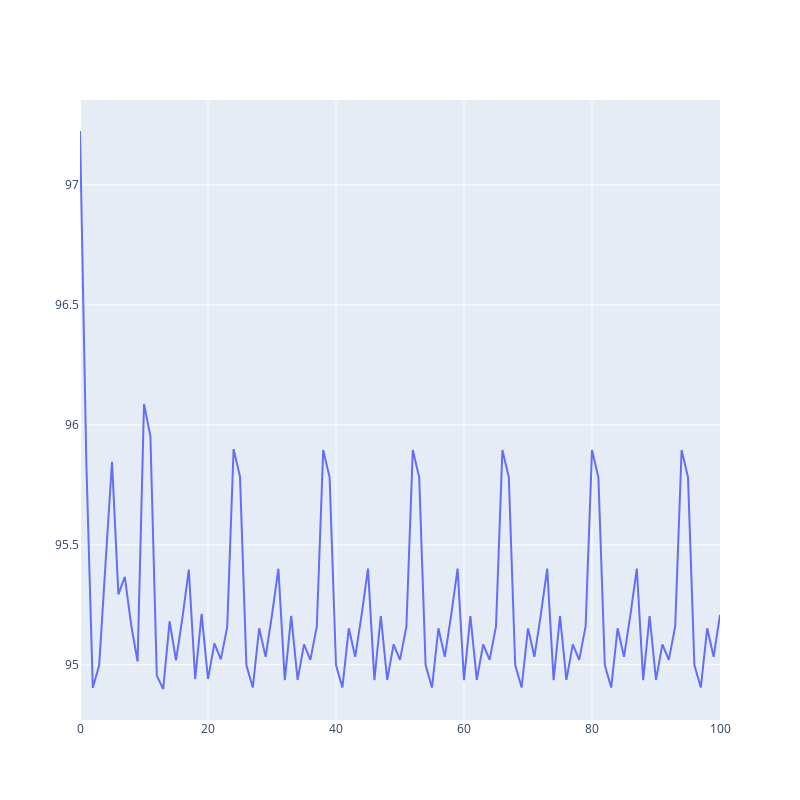

Write notebook code for a chart like this one.
### Code cell
fig = go.Figure()
fig.add_trace(go.Scatter(x=np.arange(len(losses)), y=losses))
fig.update_layout(
    autosize=False,
    width=800,
    height=800
)
fig.show()
